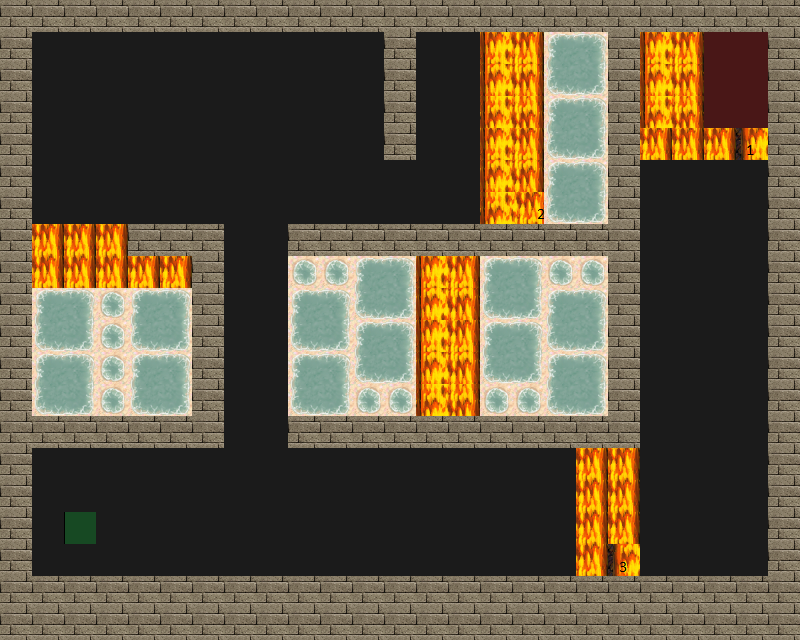

Tiled map render using the project's own tile images. Description and the whole map definition, tile-layer contents included, below:
An orthogonal 25x20 tile map with 32x32 px tiles, 4 tile layers (Road, Trap, Wall, Utility), 4 tilesets.

<map version="1.0" tiledversion="1.1.5" orientation="orthogonal" renderorder="right-down" width="25" height="20" tilewidth="32" tileheight="32" infinite="0" nextobjectid="1">
 <tileset firstgid="1" source="tilesets/meta.tsx" />
 <tileset firstgid="3" source="tilesets/road.tsx" />
 <tileset firstgid="4" source="tilesets/traps.tsx" />
 <tileset firstgid="196" source="tilesets/wallsandroofs.tsx" />
 <layer name="Road" width="25" height="20">
  <data encoding="csv">
3,3,3,3,3,3,3,3,3,3,3,3,3,3,3,3,3,3,3,3,3,3,3,3,3,
3,3,3,3,3,3,3,3,3,3,3,3,3,3,3,3,3,3,3,3,3,3,3,3,3,
3,3,3,3,3,3,3,3,3,3,3,3,3,3,3,3,3,3,3,3,3,3,3,3,3,
3,3,3,3,3,3,3,3,3,3,3,3,3,3,3,3,3,3,3,3,3,3,3,3,3,
3,3,3,3,3,3,3,3,3,3,3,3,3,3,3,3,3,3,3,3,3,3,3,3,3,
3,3,3,3,3,3,3,3,3,3,3,3,3,3,3,3,3,3,3,3,3,3,3,3,3,
3,3,3,3,3,3,3,3,3,3,3,3,3,3,3,3,3,3,3,3,3,3,3,3,3,
3,3,3,3,3,3,3,3,3,3,3,3,3,3,3,3,3,3,3,3,3,3,3,3,3,
3,3,3,3,3,3,3,3,3,3,3,3,3,3,3,3,3,3,3,3,3,3,3,3,3,
3,3,3,3,3,3,3,3,3,3,3,3,3,3,3,3,3,3,3,3,3,3,3,3,3,
3,3,3,3,3,3,3,3,3,3,3,3,3,3,3,3,3,3,3,3,3,3,3,3,3,
3,3,3,3,3,3,3,3,3,3,3,3,3,3,3,3,3,3,3,3,3,3,3,3,3,
3,3,3,3,3,3,3,3,3,3,3,3,3,3,3,3,3,3,3,3,3,3,3,3,3,
3,3,3,3,3,3,3,3,3,3,3,3,3,3,3,3,3,3,3,3,3,3,3,3,3,
3,3,3,3,3,3,3,3,3,3,3,3,3,3,3,3,3,3,3,3,3,3,3,3,3,
3,3,3,3,3,3,3,3,3,3,3,3,3,3,3,3,3,3,3,3,3,3,3,3,3,
3,3,3,3,3,3,3,3,3,3,3,3,3,3,3,3,3,3,3,3,3,3,3,3,3,
3,3,3,3,3,3,3,3,3,3,3,3,3,3,3,3,3,3,3,3,3,3,3,3,3,
3,3,3,3,3,3,3,3,3,3,3,3,3,3,3,3,3,3,3,3,3,3,3,3,3,
3,3,3,3,3,3,3,3,3,3,3,3,3,3,3,3,3,3,3,3,3,3,3,3,3
</data>
 </layer>
 <layer name="Trap" width="25" height="20">
  <data encoding="csv">
0,0,0,0,0,0,0,0,0,0,0,0,0,0,0,0,0,0,0,0,0,0,0,0,0,
0,0,0,0,0,0,0,0,0,0,0,0,0,0,0,162,163,80,81,0,162,163,0,0,0,
0,0,0,0,0,0,0,0,0,0,0,0,0,0,0,178,179,96,97,0,178,179,0,0,0,
0,0,0,0,0,0,0,0,0,0,0,0,0,0,0,194,195,80,81,0,194,195,0,0,0,
0,0,0,0,0,0,0,0,0,0,0,0,0,0,0,162,163,96,97,0,163,163,163,160,0,
0,0,0,0,0,0,0,0,0,0,0,0,0,0,0,178,179,80,81,0,0,0,0,0,0,
0,0,0,0,0,0,0,0,0,0,0,0,0,0,0,194,161,96,97,0,0,0,0,0,0,
0,163,163,163,0,0,0,0,0,0,0,0,0,0,0,0,0,0,0,0,0,0,0,0,0,
0,163,163,163,163,163,0,0,0,62,62,80,81,162,163,80,81,62,62,0,0,0,0,0,0,
0,80,81,62,80,81,0,0,0,80,81,96,97,178,179,96,97,80,81,0,0,0,0,0,0,
0,96,97,62,96,97,0,0,0,96,97,80,81,162,163,80,81,96,97,0,0,0,0,0,0,
0,80,81,62,80,81,0,0,0,80,81,96,97,178,179,96,97,80,81,0,0,0,0,0,0,
0,96,97,62,96,97,0,0,0,96,97,62,62,194,195,62,62,96,97,0,0,0,0,0,0,
0,0,0,0,0,0,0,0,0,0,0,0,0,0,0,0,0,0,0,0,0,0,0,0,0,
0,0,0,0,0,0,0,0,0,0,0,0,0,0,0,0,0,0,163,163,0,0,0,0,0,
0,0,0,0,0,0,0,0,0,0,0,0,0,0,0,0,0,0,163,163,0,0,0,0,0,
0,0,0,0,0,0,0,0,0,0,0,0,0,0,0,0,0,0,163,163,0,0,0,0,0,
0,0,0,0,0,0,0,0,0,0,0,0,0,0,0,0,0,0,163,176,0,0,0,0,0,
0,0,0,0,0,0,0,0,0,0,0,0,0,0,0,0,0,0,0,0,0,0,0,0,0,
0,0,0,0,0,0,0,0,0,0,0,0,0,0,0,0,0,0,0,0,0,0,0,0,0
</data>
 </layer>
 <layer name="Wall" width="25" height="20">
  <data encoding="csv">
261,261,261,261,261,261,261,261,261,261,261,261,261,261,261,261,261,261,261,261,261,261,261,261,261,
261,0,0,0,0,0,0,0,0,0,0,0,261,0,0,0,0,0,0,261,0,0,0,0,261,
261,0,0,0,0,0,0,0,0,0,0,0,261,0,0,0,0,0,0,261,0,0,0,0,261,
261,0,0,0,0,0,0,0,0,0,0,0,261,0,0,0,0,0,0,261,0,0,0,0,261,
261,0,0,0,0,0,0,0,0,0,0,0,261,0,0,0,0,0,0,261,0,0,0,0,261,
261,0,0,0,0,0,0,0,0,0,0,0,0,0,0,0,0,0,0,261,0,0,0,0,261,
261,0,0,0,0,0,0,0,0,0,0,0,0,0,0,0,0,0,0,261,0,0,0,0,261,
261,0,0,0,261,261,261,0,0,261,261,261,261,261,261,261,261,261,261,261,0,0,0,0,261,
261,0,0,0,0,0,261,0,0,0,0,0,0,0,0,0,0,0,0,261,0,0,0,0,261,
261,0,0,0,0,0,261,0,0,0,0,0,0,0,0,0,0,0,0,261,0,0,0,0,261,
261,0,0,0,0,0,261,0,0,0,0,0,0,0,0,0,0,0,0,261,0,0,0,0,261,
261,0,0,0,0,0,261,0,0,0,0,0,0,0,0,0,0,0,0,261,0,0,0,0,261,
261,0,0,0,0,0,261,0,0,0,0,0,0,0,0,0,0,0,0,261,0,0,0,0,261,
261,261,261,261,261,261,261,0,0,261,261,261,261,261,261,261,261,261,261,261,0,0,0,0,261,
261,0,0,0,0,0,0,0,0,0,0,0,0,0,0,0,0,0,0,0,0,0,0,0,261,
261,0,0,0,0,0,0,0,0,0,0,0,0,0,0,0,0,0,0,0,0,0,0,0,261,
261,0,0,0,0,0,0,0,0,0,0,0,0,0,0,0,0,0,0,0,0,0,0,0,261,
261,0,0,0,0,0,0,0,0,0,0,0,0,0,0,0,0,0,0,0,0,0,0,0,261,
261,261,261,261,261,261,261,261,261,261,261,261,261,261,261,261,261,261,261,261,261,261,261,261,261,
261,261,261,261,261,261,261,261,261,261,261,261,261,261,261,261,261,261,261,261,261,261,261,261,261
</data>
 </layer>
 <layer name="Utility" width="25" height="20">
  <data encoding="csv">
0,0,0,0,0,0,0,0,0,0,0,0,0,0,0,0,0,0,0,0,0,0,0,0,0,
0,0,0,0,0,0,0,0,0,0,0,0,0,0,0,0,0,0,0,0,0,0,1,1,0,
0,0,0,0,0,0,0,0,0,0,0,0,0,0,0,0,0,0,0,0,0,0,1,1,0,
0,0,0,0,0,0,0,0,0,0,0,0,0,0,0,0,0,0,0,0,0,0,1,1,0,
0,0,0,0,0,0,0,0,0,0,0,0,0,0,0,0,0,0,0,0,0,0,0,0,0,
0,0,0,0,0,0,0,0,0,0,0,0,0,0,0,0,0,0,0,0,0,0,0,0,0,
0,0,0,0,0,0,0,0,0,0,0,0,0,0,0,0,0,0,0,0,0,0,0,0,0,
0,0,0,0,0,0,0,0,0,0,0,0,0,0,0,0,0,0,0,0,0,0,0,0,0,
0,0,0,0,0,0,0,0,0,0,0,0,0,0,0,0,0,0,0,0,0,0,0,0,0,
0,0,0,0,0,0,0,0,0,0,0,0,0,0,0,0,0,0,0,0,0,0,0,0,0,
0,0,0,0,0,0,0,0,0,0,0,0,0,0,0,0,0,0,0,0,0,0,0,0,0,
0,0,0,0,0,0,0,0,0,0,0,0,0,0,0,0,0,0,0,0,0,0,0,0,0,
0,0,0,0,0,0,0,0,0,0,0,0,0,0,0,0,0,0,0,0,0,0,0,0,0,
0,0,0,0,0,0,0,0,0,0,0,0,0,0,0,0,0,0,0,0,0,0,0,0,0,
0,0,0,0,0,0,0,0,0,0,0,0,0,0,0,0,0,0,0,0,0,0,0,0,0,
0,0,0,0,0,0,0,0,0,0,0,0,0,0,0,0,0,0,0,0,0,0,0,0,0,
0,0,2,0,0,0,0,0,0,0,0,0,0,0,0,0,0,0,0,0,0,0,0,0,0,
0,0,0,0,0,0,0,0,0,0,0,0,0,0,0,0,0,0,0,0,0,0,0,0,0,
0,0,0,0,0,0,0,0,0,0,0,0,0,0,0,0,0,0,0,0,0,0,0,0,0,
0,0,0,0,0,0,0,0,0,0,0,0,0,0,0,0,0,0,0,0,0,0,0,0,0
</data>
 </layer>
</map>
